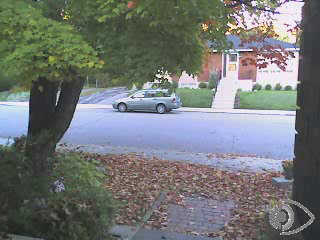
//> input picture frame 11 of project/Camera/Camera/bike.avi, 320 x 240 px
$ ./main_desktop   (built with g++ and OpenCV 4)
//> lines starting //> are read from the running program, lines starting //| are printed output that depends on the picture
### project/Camera/Camera/cartoon.h
/*****************************************************************************
*   cartoon.h
*   Create a cartoon-like or painting-like image filter.
******************************************************************************
*   by Shervin Emami, 5th Dec 2012 (shervin.emami@gmail.com)
*   http://www.shervinemami.info/
******************************************************************************
*   Ch1 of the book "Mastering OpenCV with Practical Computer Vision Projects"
*   Copyright Packt Publishing 2012.
*   http://www.packtpub.com/cool-projects-with-opencv/book
*****************************************************************************/

#pragma once


#include <stdio.h>
#include <iostream>
#include <vector>

// Include OpenCV's C++ Interface
#include "opencv2/opencv.hpp"


using namespace cv;
using namespace std;


// Convert the given photo into a cartoon-like or painting-like image.
// Set sketchMode to true if you want a line drawing instead of a painting.
// Set alienMode to true if you want alien skin instead of human.
// Set evilMode to true if you want an "evil" character instead of a "good" character.
// Set debugType to 1 to show where skin color is taken from, and 2 to show the skin mask in a new window (for desktop).
void cartoonifyImage(Mat srcColor, Mat dst, bool sketchMode, bool alienMode, bool evilMode, int debugType);


// Draw an anti-aliased face outline, so the user knows where to put their face.
void drawFaceStickFigure(Mat dst);


void changeFacialSkinColor(Mat smallImgBGR, Mat bigEdges, int debugType);
void removePepperNoise(Mat &mask);
void drawFaceStickFigure(Mat dst);

### project/Camera/Camera/cartoon.cpp
/*****************************************************************************
*   cartoon.cpp
*   Create a cartoon-like or painting-like image filter.
******************************************************************************
*   by Shervin Emami, 5th Dec 2012 (shervin.emami@gmail.com)
*   http://www.shervinemami.info/
******************************************************************************
*   Ch1 of the book "Mastering OpenCV with Practical Computer Vision Projects"
*   Copyright Packt Publishing 2012.
*   http://www.packtpub.com/cool-projects-with-opencv/book
*****************************************************************************/

#include "cartoon.h"
#include "ImageUtils.h" // Handy functions for debugging OpenCV images, by Shervin Emami.


// Convert the given photo into a cartoon-like or painting-like image.
// Set sketchMode to true if you want a line drawing instead of a painting.
// Set alienMode to true if you want alien skin instead of human.
// Set evilMode to true if you want an "evil" character instead of a "good" character.
// Set debugType to 1 to show where skin color is taken from, and 2 to show the skin mask in a new window (for desktop).
void cartoonifyImage(Mat srcColor, Mat dst, bool sketchMode, bool alienMode, bool evilMode, int debugType)
{
    // Convert from BGR color to Grayscale
    Mat srcGray;
    cvtColor(srcColor, srcGray, CV_BGR2GRAY);

    // Remove the pixel noise with a good Median filter, before we start detecting edges.
    medianBlur(srcGray, srcGray, 7);

    Size size = srcColor.size();
    Mat mask = Mat(size, CV_8U);
    Mat edges = Mat(size, CV_8U);
    if (!evilMode) {
        // Generate a nice edge mask, similar to a pencil line drawing.
        Laplacian(srcGray, edges, CV_8U, 5);
        threshold(edges, mask, 80, 255, THRESH_BINARY_INV);
        // Mobile cameras usually have lots of noise, so remove small
        // dots of black noise from the black & white edge mask.
        removePepperNoise(mask);
    }
	else {
        // Evil mode, making everything look like a scary bad guy.
        // (Where "srcGray" is the original grayscale image plus a medianBlur of size 7x7).
        Mat edges2;
        Scharr(srcGray, edges, CV_8U, 1, 0);
        Scharr(srcGray, edges2, CV_8U, 1, 0, -1);
        edges += edges2;
        threshold(edges, mask, 12, 255, THRESH_BINARY_INV);
        medianBlur(mask, mask, 3);
    }
    //imshow("edges", edges);
    //imshow("mask", mask);

    // For sketch mode, we just need the mask!
    if (sketchMode) {
        // The output image has 3 channels, not a single channel.
        cvtColor(mask, dst, CV_GRAY2BGR);
        return;
    }

    // Do the bilateral filtering at a shrunken scale, since it
    // runs so slowly but doesn't need full resolution for a good effect.
    Size smallSize;
    smallSize.width = size.width/2;
    smallSize.height = size.height/2;
    Mat smallImg = Mat(smallSize, CV_8UC3);
    resize(srcColor, smallImg, smallSize, 0,0, INTER_LINEAR);

    // Perform many iterations of weak bilateral filtering, to enhance the edges
    // while blurring the flat regions, like a cartoon.
    Mat tmp = Mat(smallSize, CV_8UC3);
    int repetitions = 7;        // Repetitions for strong cartoon effect.
    for (int i=0; i<repetitions; i++) {
        int size = 1;           // Filter size. Has a large effect on speed.
        double sigmaColor = 9;  // Filter color strength.
        double sigmaSpace = 7;  // Positional strength. Effects speed.
        bilateralFilter(smallImg, tmp, size, sigmaColor, sigmaSpace);
        bilateralFilter(tmp, smallImg, size, sigmaColor, sigmaSpace);
    }

    if (alienMode) {
        // Apply an "alien" filter, when given a shrunken image and the full-res edge mask.
        // Detects the color of the pixels in the middle of the image, then changes the color of that region to green.
        changeFacialSkinColor(smallImg, edges, debugType);
    }

    // Go back to the original scale.
    resize(smallImg, srcColor, size, 0,0, INTER_LINEAR);

    // Clear the output image to black, so that the cartoon line drawings will be black (ie: not drawn).
    memset((char*)dst.data, 0, dst.step * dst.rows);

    // Use the blurry cartoon image, except for the strong edges that we will leave black.
    srcColor.copyTo(dst, mask);
}


// Apply an "alien" filter, when given a shrunken BGR image and the full-res edge mask.
// Detects the color of the pixels in the middle of the image, then changes the color of that region to green.
// [67 lines left out: function changeFacialSkinColor, not called in this run]


// Remove black dots (upto 4x4 in size) of noise from a pure black & white image.
// ie: The input image should be mostly white (255) and just contains some black (0) noise
// in addition to the black (0) edges.
void removePepperNoise(Mat &mask)
{
    // For simplicity, ignore the top & bottom row border.
    for (int y=2; y<mask.rows-2; y++) {
        // Get access to each of the 5 rows near this pixel.
        uchar *pThis = mask.ptr(y);
        uchar *pUp1 = mask.ptr(y-1);
        uchar *pUp2 = mask.ptr(y-2);
        uchar *pDown1 = mask.ptr(y+1);
        uchar *pDown2 = mask.ptr(y+2);

        // For simplicity, ignore the left & right row border.
        pThis += 2;
        pUp1 += 2;
        pUp2 += 2;
        pDown1 += 2;
        pDown2 += 2;
        for (int x=2; x<mask.cols-2; x++) {
            uchar v = *pThis;   // Get the current pixel value (either 0 or 255).
            // If the current pixel is black, but all the pixels on the 2-pixel-radius-border are white
            // (ie: it is a small island of black pixels, surrounded by white), then delete that island.
            if (v == 0) {
                bool allAbove = *(pUp2 - 2) && *(pUp2 - 1) && *(pUp2) && *(pUp2 + 1) && *(pUp2 + 2);
                bool allLeft = *(pUp1 - 2) && *(pThis - 2) && *(pDown1 - 2);
                bool allBelow = *(pDown2 - 2) && *(pDown2 - 1) && *(pDown2) && *(pDown2 + 1) && *(pDown2 + 2);
                bool allRight = *(pUp1 + 2) && *(pThis + 2) && *(pDown1 + 2);
                bool surroundings = allAbove && allLeft && allBelow && allRight;
                if (surroundings == true) {
                    // Fill the whole 5x5 block as white. Since we know the 5x5 borders
                    // are already white, just need to fill the 3x3 inner region.
                    *(pUp1 - 1) = 255;
                    *(pUp1 + 0) = 255;
                    *(pUp1 + 1) = 255;
                    *(pThis - 1) = 255;
                    *(pThis + 0) = 255;
                    *(pThis + 1) = 255;
                    *(pDown1 - 1) = 255;
                    *(pDown1 + 0) = 255;
                    *(pDown1 + 1) = 255;
                }
                // Since we just covered the whole 5x5 block with white, we know the next 2 pixels
                // won't be black, so skip the next 2 pixels on the right.
                pThis += 2;
                pUp1 += 2;
                pUp2 += 2;
                pDown1 += 2;
                pDown2 += 2;
            }
            // Move to the next pixel.
            pThis++;
            pUp1++;
            pUp2++;
            pDown1++;
            pDown2++;
        }
    }
}


// Draw an anti-aliased face outline, so the user knows where to put their face.
// Note that the skin detector for "alien" mode uses points around the face based on the face
// dimensions shown by this function.
// [49 lines left out: function drawFaceStickFigure, not called in this run]

### project/Camera/Camera/main_desktop.cpp
/*****************************************************************************
*   Cartoonifier_Desktop.cpp, for Desktop.
*   Converts a real-life camera stream to look like a cartoon.
*   This file is for a desktop executable, but the cartoonifier can also be used in an Android / iOS project.
******************************************************************************
*   by Shervin Emami, 5th Dec 2012 (shervin.emami@gmail.com)
*   http://www.shervinemami.info/
******************************************************************************
*   Ch1 of the book "Mastering OpenCV with Practical Computer Vision Projects"
*   Copyright Packt Publishing 2012.
*   http://www.packtpub.com/cool-projects-with-opencv/book
*****************************************************************************/


// Try to set the camera resolution. Note that this only works for some cameras on
// some computers and only for some drivers, so don't rely on it to work!
const int DESIRED_CAMERA_WIDTH = 640;
const int DESIRED_CAMERA_HEIGHT = 480;

const int NUM_STICK_FIGURE_ITERATIONS = 40; // Sets how long the stick figure face should be shown for skin detection.

const char *windowName = "Cartoonifier";   // Name shown in the GUI window.


// Set to true if you want to see line drawings instead of paintings.
bool m_sketchMode = false;
// Set to true if you want to change the skin color of the character to an alien color.
bool m_alienMode = false;
// Set to true if you want an evil "bad" character instead of a "good" character.
bool m_evilMode = false;
// Set to true if you want to see many windows created, showing various debug info. Set to 0 otherwise.
bool m_debugMode = false;


#include <stdio.h>
#include <stdlib.h>

// Include OpenCV's C++ Interface
#include "opencv2/opencv.hpp"

// Include the rest of our code!
//#include "detectObject.h"       // Easily detect faces or eyes (using LBP or Haar Cascades).
#include "cartoon.h"            // Cartoonify a photo.
#include "ImageUtils.h"      // Shervin's handy OpenCV utility functions.

using namespace cv;
using namespace std;

int m_stickFigureIterations = 0;  // Draws a stick figure outline for where the user's face should be.

#if !defined VK_ESCAPE
    #define VK_ESCAPE 0x1B      // Escape character (27)
#endif


// Get access to the webcam.
void initWebcam(VideoCapture &videoCapture, int cameraNumber)
{
    // Get access to the default camera.
    try {   // Surround the OpenCV call by a try/catch block so we can give a useful error message!
        videoCapture.open(cameraNumber);
    } catch (cv::Exception &e) {}
    if ( !videoCapture.isOpened() ) {
        cerr << "ERROR: Could not access the camera!" << endl;
        exit(1);
    }
    cout << "Loaded camera " << cameraNumber << "." << endl;
}


// Keypress event handler. Note that it should be a 'char' and not an 'int' to better support Linux.
void onKeypress(char key)
{
    switch (key) {
    case 's':
        m_sketchMode = !m_sketchMode;
        cout << "Sketch / Paint mode: " << m_sketchMode << endl;
        break;
    case 'a':
        m_alienMode = !m_alienMode;
        cout << "Alien / Human mode: " << m_alienMode << endl;
        // Display a stick figure outline when alien skin is enabled,
        // so the user puts their face in the correct place.
        if (m_alienMode) {
            m_stickFigureIterations = NUM_STICK_FIGURE_ITERATIONS;
        }
        break;
    case 'e':
        m_evilMode = !m_evilMode;
        cout << "Evil / Good mode: " << m_evilMode << endl;
        break;
    case 'd':
        m_debugMode = !m_debugMode;
        cout << "Debug mode: " << m_debugMode << endl;
        break;
    }
}


int main(int argc, char *argv[])
{
    cout << "Cartoonifier, by Shervin Emami (www.shervinemami.info), June 2012." << endl;
    cout << "Converts real-life images to cartoon-like images." << endl;
    cout << "Compiled with OpenCV version " << CV_VERSION << endl;
    cout << endl;

    cout << "Keyboard commands (press in the GUI window):" << endl;
    cout << "    Esc:  Quit the program." << endl;
    cout << "    s:    change Sketch / Paint mode." << endl;
    cout << "    a:    change Alien / Human mode." << endl;
    cout << "    e:    change Evil / Good character mode." << endl;
    cout << "    d:    change debug mode." << endl;
    cout << endl;

    // Allow the user to specify a camera number, since not all computers will be the same camera number.
    int cameraNumber = 0;   // Change this if you want to use a different camera device.
    if (argc > 1) {
        cameraNumber = atoi(argv[1]);
    }

    // Get access to the camera.
	VideoCapture camera("bike.avi");
	cout << camera.isOpened();
	if (!camera.isOpened())
		return 0;
    // Create a GUI window for display on the screen.
    namedWindow(windowName); // Resizable window, might not work on Windows.

    // Run forever, until the user hits Escape to "break" out of this loop.
    while (true) {

        // Grab the next camera frame. Note that you can't modify camera frames.
        Mat cameraFrame;
        camera >> cameraFrame;
//> cameraFrame is the input picture: 240 rows x 320 cols, CV_8UC3; mean B, G, R 117.9, 119.1, 115
        if( cameraFrame.empty() ) {
            cerr << "ERROR: Couldn't grab the next camera frame." << endl;
            exit(1);
        }

        Mat displayedFrame = Mat(cameraFrame.size(), CV_8UC3);

        // Use debug type 2 (for desktop) if debug mode is enabled.
        int debugType = 0;
        if (m_debugMode)
            debugType = 2;

        // Run the cartoonifier filter using the selected mode.
        cartoonifyImage(cameraFrame, displayedFrame, m_sketchMode, m_alienMode, m_evilMode, debugType);
//> in cartoonifyImage, `medianBlur(srcGray, srcGray, 7);`:
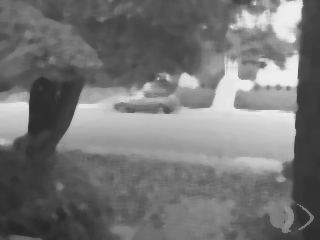
//> srcGray: 240 rows x 320 cols, CV_8UC1; min 38, max 239, mean 117.3
//> in cartoonifyImage, `Laplacian(srcGray, edges, CV_8U, 5);`:
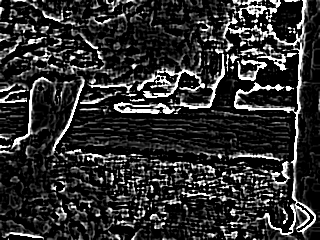
//> edges: 240 rows x 320 cols, CV_8UC1; min 0, max 255, mean 46.5
//> in cartoonifyImage, `threshold(edges, mask, 80, 255, THRESH_BINARY_INV);`:
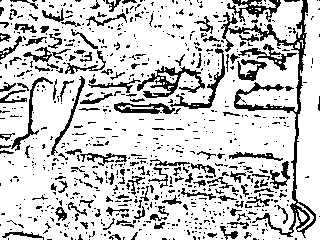
//> mask: 240 rows x 320 cols, CV_8UC1; 79.5% white; black in thin lines or dots
//> after the loop in removePepperNoise, `for (int y=2; y<mask.rows-2; y++)`:
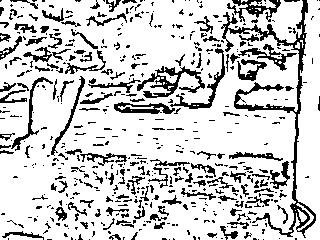
//> mask: 240 rows x 320 cols, CV_8UC1; 80.4% white; black in thin lines or dots
//> in cartoonifyImage, `resize(srcColor, smallImg, smallSize, 0,0, INTER_LINEAR);`:
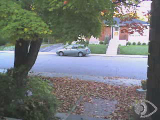
//> smallImg: 120 rows x 160 cols, CV_8UC3; mean B, G, R 118, 119.2, 115.1
//> in cartoonifyImage, `resize(smallImg, srcColor, size, 0,0, INTER_LINEAR);`:
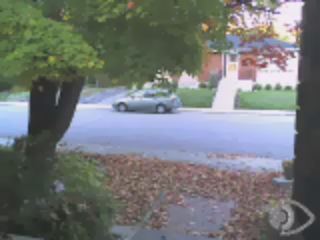
//> srcColor: 240 rows x 320 cols, CV_8UC3; mean B, G, R 118, 119.2, 115.1
//> in cartoonifyImage, `srcColor.copyTo(dst, mask);`:
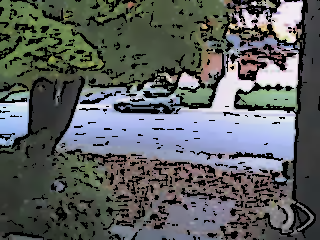
//> dst: 240 rows x 320 cols, CV_8UC3; mean B, G, R 97.3, 97.4, 93.5

        // Show a stick-figure outline of a face for a short duration, so the user knows where to put their face.
        if (m_stickFigureIterations > 0) {
            drawFaceStickFigure(displayedFrame);
            m_stickFigureIterations--;
        }

        imshow(windowName, displayedFrame);

        // IMPORTANT: Wait for atleast 20 milliseconds, so that the image can be displayed on the screen!
        // Also checks if a key was pressed in the GUI window. Note that it should be a "char" to support Linux.
        char keypress = waitKey(20);  // This is needed if you want to see anything!
//> the 'e' key is pressed
        if (keypress == VK_ESCAPE) {   // Escape Key
            // Quit the program!
            break;
        }
        // Process any other keypresses.
        if (keypress > 0) {
            onKeypress(keypress);
//> in onKeypress, `m_evilMode = !m_evilMode;`: m_evilMode = true
//| Evil / Good mode: 1
        }

    }//end while

    return EXIT_SUCCESS;
}

$ run again, starting later in the video
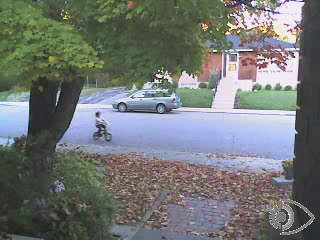
//> input picture frame 53 of project/Camera/Camera/bike.avi, 320 x 240 px
//> cameraFrame is the input picture: 240 rows x 320 cols, CV_8UC3; mean B, G, R 117.3, 118.6, 114.8
//> after the loop in removePepperNoise, `for (int y=2; y<mask.rows-2; y++)`:
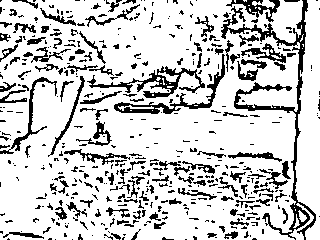
//> mask: 240 rows x 320 cols, CV_8UC1; 80.4% white; black in thin lines or dots
//> in cartoonifyImage, `srcColor.copyTo(dst, mask);`:
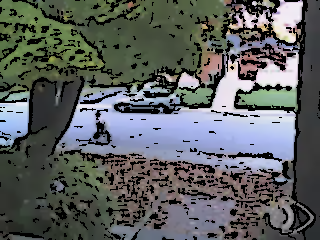
//> dst: 240 rows x 320 cols, CV_8UC3; mean B, G, R 96.7, 97, 93.3
//> m_evilMode = true
//| Evil / Good mode: 1

$ run again, starting later in the video
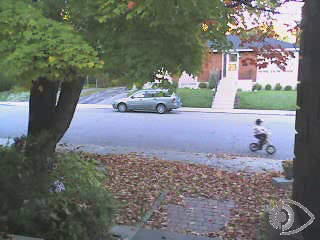
//> input picture frame 95 of project/Camera/Camera/bike.avi, 320 x 240 px
//> cameraFrame is the input picture: 240 rows x 320 cols, CV_8UC3; mean B, G, R 116.8, 118.3, 114.7
//> after the loop in removePepperNoise, `for (int y=2; y<mask.rows-2; y++)`:
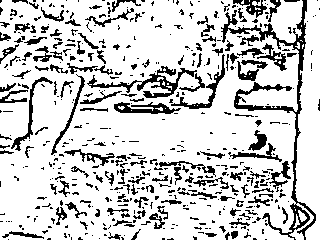
//> mask: 240 rows x 320 cols, CV_8UC1; 80.6% white; black in thin lines or dots
//> in cartoonifyImage, `srcColor.copyTo(dst, mask);`:
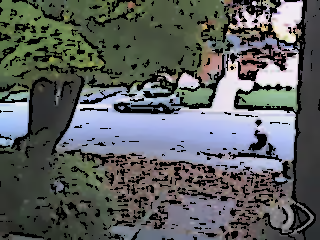
//> dst: 240 rows x 320 cols, CV_8UC3; mean B, G, R 96.6, 97.1, 93.5
//> m_evilMode = true
//| Evil / Good mode: 1
